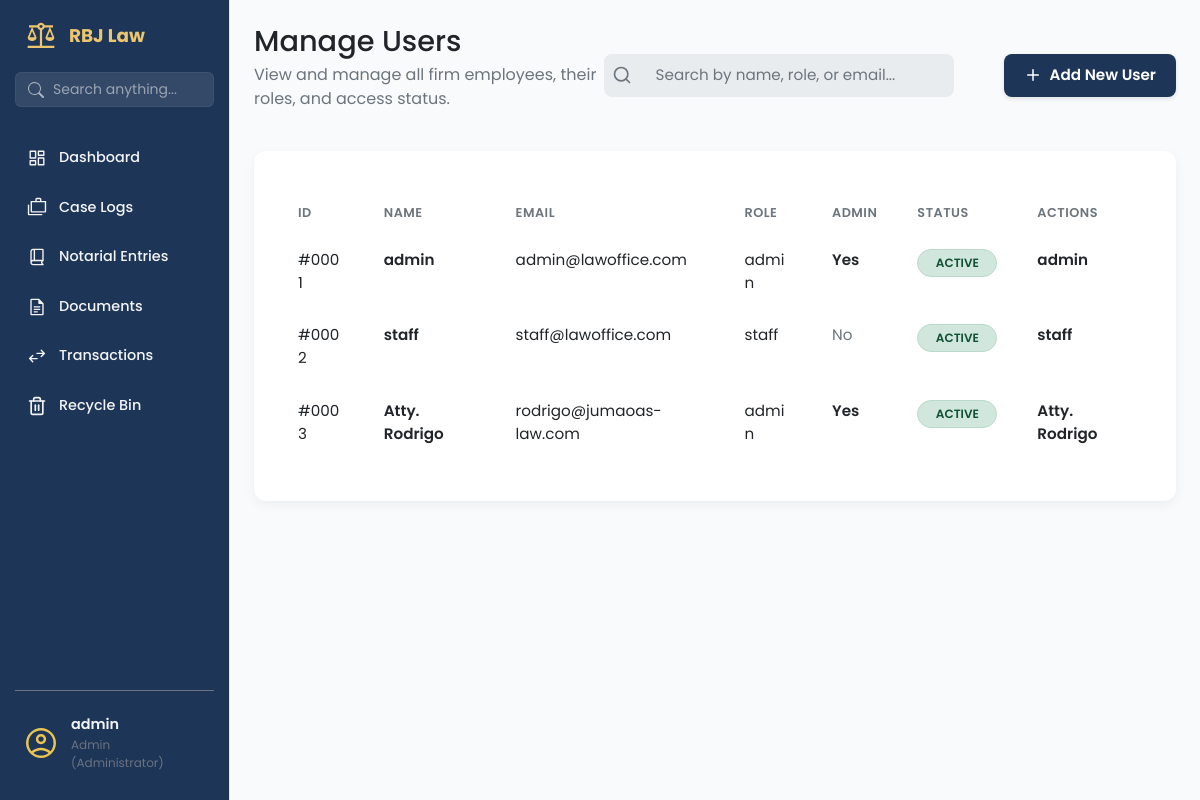
/admin/users (signed in), run on an earlier commit of the app's database.
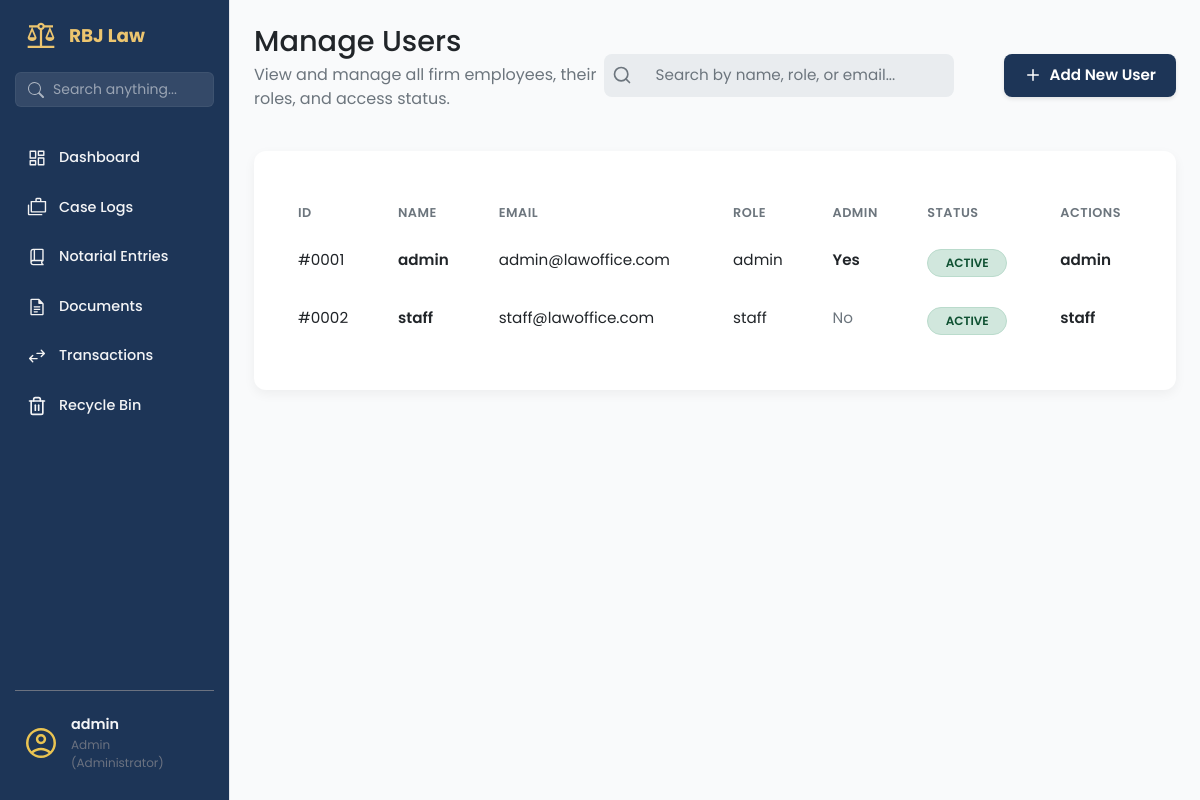
And on a later commit of the database.
### app/models/user_model.py (models this page shows, shortened)
class User(UserMixin, db.Model):
    __tablename__ = 'users'
    id = db.Column(db.Integer, primary_key=True)
    username = db.Column(db.String(80), unique=True, nullable=False, index=True)
    email = db.Column(db.String(120), unique=True, nullable=False)
    password_hash = db.Column(db.String(128), nullable=False)
    contact_number = db.Column(db.String(20), nullable=True)
    first_name = db.Column(db.String(100), nullable=True)
    middle_name = db.Column(db.String(100), nullable=True)
    last_name = db.Column(db.String(100), nullable=True)
    birth_date = db.Column(db.Date, nullable=True)
    gender = db.Column(db.String(20), nullable=True)
    address = db.Column(db.String(255), nullable=True)
    role = db.Column(db.String(50), default='attorney', nullable=False)
    is_active = db.Column(db.Boolean, default=True, nullable=False)
    is_admin = db.Column(db.Boolean, default=False, nullable=False)
    created_at = db.Column(db.DateTime, default=datetime.utcnow)
    updated_at = db.Column(db.DateTime, default=datetime.utcnow, onupdate=datetime.utcnow)

### app/routes/admin_profile_routes.py (the view)
@admin_bp.route('/users')
@login_required
def manage_users_page():
    if not current_user.is_admin:
        abort(403) # Forbidden
    users = get_all_users()
    return render_template('manage_users.html', users=users)

### app/services/user_service.py (called while the page is built)
def get_all_users():
    try:
        return User.query.all()
    except SQLAlchemyError as e:
        logging.error(f"Error fetching all users: {e}")
        return []

### app/templates/manage_users.html (shortened to what the changed rows need)
{% extends 'base.html' %}
{% block content %}
<main class="dashboard-content">
    <header class="dashboard-header">
        <div>
            <h1>Manage Users</h1>
        </div>
    </header>
    <section class="content-section">
        <div class="data-card">
            <div class="table-wrapper">
                <table class="table user-table">
                    <colgroup>
                    </colgroup>
                    <thead>
                        <tr>
                            <th>ID</th>
                            <th>Name</th>
                            <th>Email</th>
                            <th>Role</th>
                            <th>Admin</th>
                            <th>Status</th>
                            <th>Actions</th>
                        </tr>
                    </thead>
                    <tbody>
                        {% for user in users %}
                        <tr>
                            <td>#{{ '%04d' | format(user.id) }}</td>
                            <td>
                                <a href="{{ url_for('admin.edit_user', user_id=user.id) }}" class="table-link">{{
                                    user.username }}</a>
                            </td>
                            <td>{{ user.email }}</td>
                            <td>{{ user.role }}</td>
                            <td>
                                {% if user.is_admin %}
                                <span style="color: var(--color-success); font-weight: 600;">Yes</span>
                                {% else %}
                                <span style="color: var(--color-text-secondary);">No</span>
                                {% endif %}
                            </td>
                            <td>
                                {% if user.is_active %}
                                <span class="status-tag status-tag--active">Active</span>
                                {% else %}
                                <span class="status-tag status-tag--inactive">Inactive</span>
                                {% endif %}
                            </td>
                            <td>
                                <a href="{{ url_for('admin.edit_user', user_id=user.id) }}" class="table-link">{{
                                    user.username }}</a>
                            </td>
                        </tr>
                        {% endfor %}
                    </tbody>
                </table>
            </div>
        </div>
    </section>
</main>
{% endblock content %}

### app/templates/base.html (shortened to what the changed rows need)
<!DOCTYPE html>
<html lang="en">
<head>
    <link rel="stylesheet" href="{{ url_for('static', filename='vendor/bootstrap/css/bootstrap.min.css') }}">
    <link rel="stylesheet" href="{{ url_for('static', filename='css/main.css') }}">
    <link rel="stylesheet" href="{{ url_for('static', filename='css/sidebar.css') }}">
</head>
<body data-auth="{{ 'true' if current_user.is_authenticated else 'false' }}">
    <aside class="sidebar">
        <div class="sidebar-header">
            <h2>RBJ Law</h2>
        </div>
        <div class="sidebar-footer">
            <button class="avatar-btn" id="avatarBtn">
                <div class="user-info">
                    <span class="user-name">
                        {{ current_user.username }}
                    </span>
                    <span class="user-role">
                        {{ current_user.role|title }}
                        {% if current_user.is_admin %} (Administrator){% endif %}
                    </span>
                </div>
            </button>
        </div>
    </aside>
    <div class="page-container">
        {% block content %}
        {% endblock %}
</body>
</body>
</html>
</html>

What changed in the data, as far as the page shows it:
removed User: id "0003", username "Atty. Rodrigo", email "rodrigo@jumaoas-law.com", role "admin", is_admin "Yes", is_active "ACTIVE"
